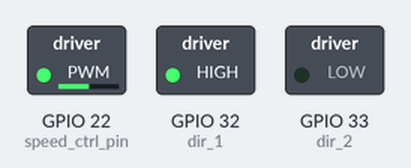
The sketch below on a simulated ESP32. Parts: switched loads named in the sketch (green lamp = pin HIGH).

Above: at 0.05 s.
At 3.1 s:
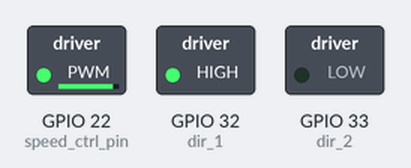
At 6.15 s:
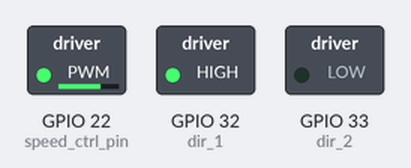
Timing chart, 0 to 9.9 s (numbered marks = the images above):
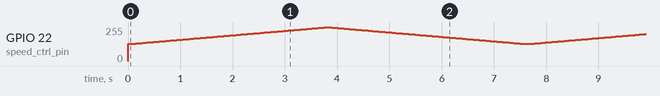

The sketch:

car.ino
```cpp
#define RESOLUTION_BITS 8
#define RESOLUTION ((1<<RESOLUTION_BITS)-1)
#define LEDC_FREQ_HZ 5000
#define speed 0 // use first channel of 16
#define speed_ctrl_pin 22

int dir_1 = 32; // direction of motor 1, always high
int dir_2 = 33; // direction of motor 1, always low
// int speed = 0; // speed, use PWM
// int speed_ctrl_pin = 21;

void setup(){
    // input your setup code here
    pinMode(dir_1, OUTPUT);
    pinMode(dir_2,OUTPUT);
    ledcSetup(speed, LEDC_FREQ_HZ,RESOLUTION_BITS);
    ledcAttachPin(speed_ctrl_pin,speed);
}

void loop(){
    // input your main code here
    digitalWrite(dir_1, HIGH);
    digitalWrite(dir_2,LOW);
    for (int i = 128; i < 255; i++){
        ledcWrite(speed, i);
        delay(30);
    }
    for(int i = 255; i>128; i--){
        ledcWrite(speed,i);
        delay(30);
    }
}
```
